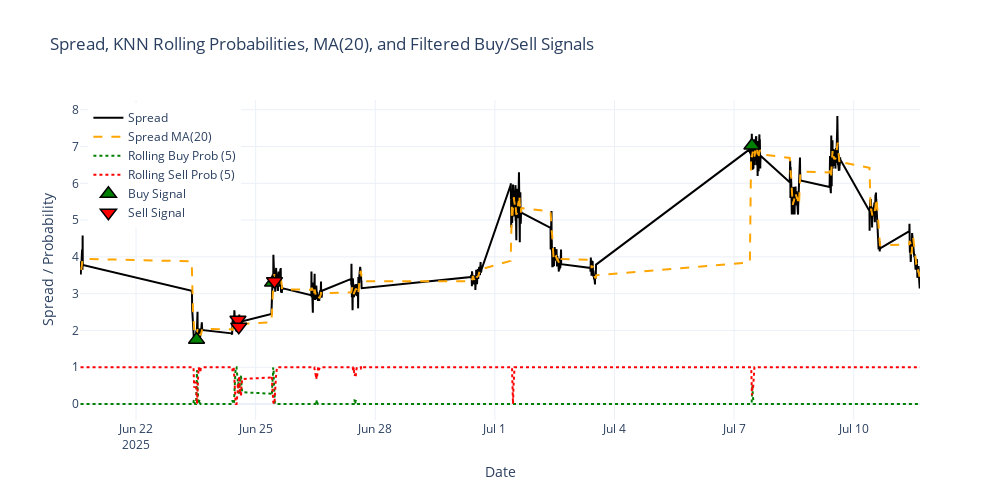

The notebook cell this image was saved under:
### Code cell
import numpy as np
import pandas as pd
import matplotlib.pyplot as plt
import plotly.graph_objects as go

# --- 1. Create rolling probabilities DataFrame (as before) ---
probs = knn.predict_proba(X_test)
class_order = knn.classes_
prob_df = pd.DataFrame(probs, columns=class_order, index=datafix.index[-len(X_test):])
prob_df['buy_prob_roll5'] = prob_df.get(1, pd.Series(0, index=prob_df.index)).rolling(5).mean()
prob_df['sell_prob_roll5'] = prob_df.get(-1, pd.Series(0, index=prob_df.index)).rolling(5).mean()

# --- 2. Correct crossover function ---
def crossover(series1, series2):
    prev1 = series1.shift(1)
    prev2 = series2.shift(1)
    cross_up = (prev1 <= prev2) & (series1 > series2)
    cross_down = (prev1 >= prev2) & (series1 < series2)
    return cross_up.astype(int) - cross_down.astype(int)

prob_df['knn_cross_signal'] = crossover(prob_df['buy_prob_roll5'], prob_df['sell_prob_roll5'])

# --- 3. Calculate the 20-period moving average and its trend ---
spread_series = datafix.loc[prob_df.index, 'spread']
prob_df['spread_ma20'] = spread_series.rolling(window=10).mean()
prob_df['spread_ma20_trend'] = prob_df['spread_ma20'].diff()

# --- 4. Filter buy/sell signals based on MA trend ---
prob_df['knn_cross_signal_filtered'] = prob_df['knn_cross_signal']
# Only allow buy signals when MA is trending up
prob_df.loc[
    (prob_df['knn_cross_signal'] == 1) & (prob_df['spread_ma20_trend'] <= 0),
    'knn_cross_signal_filtered'
] = 0
# Only allow sell signals when MA is trending down
prob_df.loc[
    (prob_df['knn_cross_signal'] == -1) & (prob_df['spread_ma20_trend'] >= 0),
    'knn_cross_signal_filtered'
] = 0

# --- 5. Backtest using the filtered signals ---
initial_capital = 1000
capital = initial_capital
position = 0  # 1 for long, 0 for flat
positions = []
portfolio = []
entry_spread = None
fee = 1.50  # dollar fee per trade

for idx, (dt, row) in enumerate(prob_df.iterrows()):
    sig = row['knn_cross_signal_filtered']
    spread = spread_series.loc[dt]
    if sig == 1 and position == 0:
        position = 1
        entry_spread = spread
        capital -= fee
    elif sig == -1 and position == 1:
        pnl = (spread - entry_spread) * 100
        capital += pnl
        capital -= fee
        position = 0
        entry_spread = None
    portfolio.append(capital)
    positions.append(position)

prob_df['Position'] = positions
prob_df['Portfolio'] = portfolio

total_return = prob_df['Portfolio'].iloc[-1] - initial_capital
print(f"Total Strategy $ Return (KNN Prob Crossover + MA Trend Filter): ${total_return:.2f}")

# --- 6. Plot the spread, rolling probabilities, MA, and signals ---
fig = go.Figure()

# Spread line
fig.add_trace(go.Scatter(
    x=spread_series.index, y=spread_series.values,
    mode='lines', name='Spread', line=dict(color='black', width=2)
))
# 20-period moving average
fig.add_trace(go.Scatter(
    x=prob_df.index, y=prob_df['spread_ma20'],
    mode='lines', name='Spread MA(20)', line=dict(color='orange', width=2, dash='dash')
))
# Rolling buy probability
fig.add_trace(go.Scatter(
    x=prob_df.index, y=prob_df['buy_prob_roll5'],
    mode='lines', name='Rolling Buy Prob (5)', line=dict(color='green', width=2, dash='dot')
))
# Rolling sell probability
fig.add_trace(go.Scatter(
    x=prob_df.index, y=prob_df['sell_prob_roll5'],
    mode='lines', name='Rolling Sell Prob (5)', line=dict(color='red', width=2, dash='dot')
))
# Buy signals (filtered)
buy_signals = prob_df[prob_df['knn_cross_signal_filtered'] == 1]
fig.add_trace(go.Scatter(
    x=buy_signals.index, y=spread_series.loc[buy_signals.index],
    mode='markers', name='Buy Signal',
    marker=dict(symbol='triangle-up', color='green', size=14, line=dict(color='black', width=1.5))
))
# Sell signals (filtered)
sell_signals = prob_df[prob_df['knn_cross_signal_filtered'] == -1]
fig.add_trace(go.Scatter(
    x=sell_signals.index, y=spread_series.loc[sell_signals.index],
    mode='markers', name='Sell Signal',
    marker=dict(symbol='triangle-down', color='red', size=14, line=dict(color='black', width=1.5))
))

fig.update_layout(
    title="Spread, KNN Rolling Probabilities, MA(20), and Filtered Buy/Sell Signals",
    xaxis_title="Date",
    yaxis_title="Spread / Probability",
    legend=dict(x=0.01, y=0.99),
    hovermode='x unified',
    template='plotly_white',
    width=1000,
    height=500
)
fig.show()

# --- 7. Plot cumulative P&L from the backtest ---
plt.figure(figsize=(14, 7))
plt.plot(prob_df.index, prob_df['Portfolio'], label='Strategy Cumulative $ P&L (KNN Prob Crossover + MA Filter)', color='purple', linewidth=2)
plt.title('Cumulative $ P&L from KNN Probability Crossover + MA Trend Filter Strategy')
plt.xlabel('Date')
plt.ylabel('Portfolio Value ($)')
plt.legend(loc='upper left')
plt.grid(True, linestyle='--', alpha=0.5)
plt.tight_layout()
plt.show()

### Figure 1 — Plotly figure (JSON) as saved in the notebook; plotly's stock layout.template omitted (floating-point values rounded to 4 significant figures; data arrays with more than 128 entries replaced by an {"elided": "..."} marker saying what was removed)
{"data": [{"line": {"color": "black", "width": 2}, "mode": "lines", "name": "Spread", "type": "scatter", "x": {"elided": "1077 str values"}, "y": {"elided": "1077 float values"}}, {"line": {"color": "orange", "dash": "dash", "width": 2}, "mode": "lines", "name": "Spread MA(20)", "type": "scatter", "x": {"elided": "1077 str values"}, "y": {"elided": "1077 float values"}}, {"line": {"color": "green", "dash": "dot", "width": 2}, "mode": "lines", "name": "Rolling Buy Prob (5)", "type": "scatter", "x": {"elided": "1077 str values"}, "y": {"elided": "1077 float values"}}, {"line": {"color": "red", "dash": "dot", "width": 2}, "mode": "lines", "name": "Rolling Sell Prob (5)", "type": "scatter", "x": {"elided": "1077 str values"}, "y": {"elided": "1077 float values"}}, {"marker": {"color": "green", "line": {"color": "black", "width": 1.5}, "size": 14, "symbol": "triangle-up"}, "mode": "markers", "name": "Buy Signal", "type": "scatter", "x": ["2025-06-23T12:25:00", "2025-06-25T10:10:00", "2025-07-07T10:45:00"], "y": [1.75, 3.3, 7.03]}, {"marker": {"color": "red", "line": {"color": "black", "width": 1.5}, "size": 14, "symbol": "triangle-down"}, "mode": "markers", "name": "Sell Signal", "type": "scatter", "x": ["2025-06-24T13:20:00", "2025-06-24T13:50:00", "2025-06-25T11:20:00"], "y": [2.29, 2.1, 3.34]}], "layout": {"height": 500, "hovermode": "x unified", "legend": {"x": 0.01, "y": 0.99}, "title": {"text": "Spread, KNN Rolling Probabilities, MA(20), and Filtered Buy/Sell Signals"}, "width": 1000, "xaxis": {"title": {"text": "Date"}}, "yaxis": {"title": {"text": "Spread / Probability"}}}}
